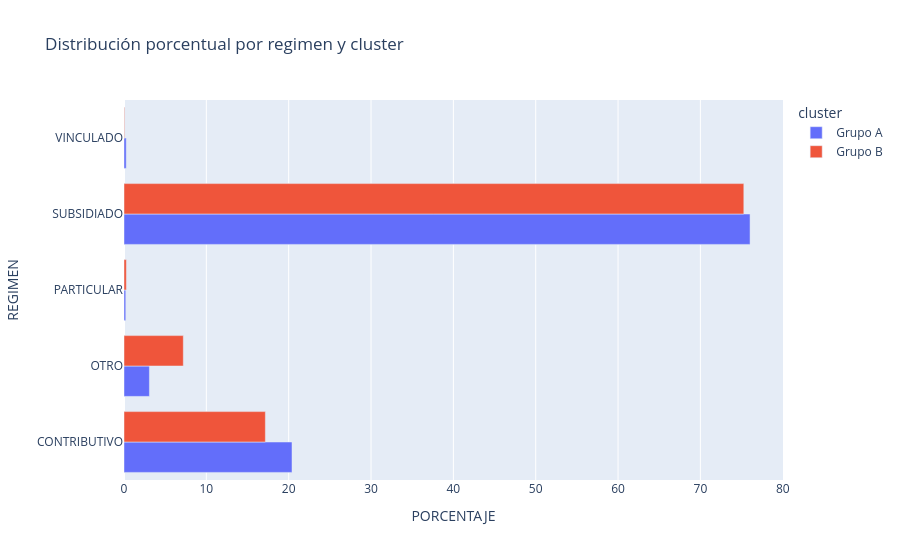

Notebook code cell kept with this figure:
### Code cell
df_regimen = df.groupby(["cluster", "REGIMEN"])["CANTIDAD_CASOS"].sum().reset_index()

df_regimen["PORCENTAJE"] = df_regimen.groupby("cluster")["CANTIDAD_CASOS"]\
    .transform(lambda x: x / x.sum() * 100)


df_diff_regimen = df_regimen.pivot(index="REGIMEN", columns="cluster", values="PORCENTAJE").reset_index()
df_diff_regimen["DIFERENCIA"] = df_diff_regimen["Grupo B"] - df_diff_regimen["Grupo A"]



fig = px.bar(
    df_regimen,
    x="PORCENTAJE",
    y="REGIMEN",
    color="cluster",
    orientation="h",
    barmode="group",
    title="Distribución porcentual por regimen y cluster"
)
fig.show()

### Figure 1 — Plotly figure (JSON) as saved in the notebook; plotly's stock layout.template omitted (floating-point values rounded to 4 significant figures)
{"data": [{"alignmentgroup": "True", "hovertemplate": "cluster=Grupo A<br>PORCENTAJE=%{x}<br>REGIMEN=%{y}<extra></extra>", "legendgroup": "Grupo A", "marker": {"color": "#636efa", "pattern": {"shape": ""}}, "name": "Grupo A", "offsetgroup": "Grupo A", "orientation": "h", "showlegend": true, "textposition": "auto", "type": "bar", "x": [20.4, 3.085, 0.2124, 76.03, 0.2696], "xaxis": "x", "y": ["CONTRIBUTIVO", "OTRO", "PARTICULAR", "SUBSIDIADO", "VINCULADO"], "yaxis": "y"}, {"alignmentgroup": "True", "hovertemplate": "cluster=Grupo B<br>PORCENTAJE=%{x}<br>REGIMEN=%{y}<extra></extra>", "legendgroup": "Grupo B", "marker": {"color": "#EF553B", "pattern": {"shape": ""}}, "name": "Grupo B", "offsetgroup": "Grupo B", "orientation": "h", "showlegend": true, "textposition": "auto", "type": "bar", "x": [17.17, 7.202, 0.2881, 75.27, 0.06722], "xaxis": "x", "y": ["CONTRIBUTIVO", "OTRO", "PARTICULAR", "SUBSIDIADO", "VINCULADO"], "yaxis": "y"}], "layout": {"barmode": "group", "legend": {"title": {"text": "cluster"}, "tracegroupgap": 0}, "title": {"text": "Distribución porcentual por regimen y cluster"}, "xaxis": {"anchor": "y", "domain": [0, 1], "title": {"text": "PORCENTAJE"}}, "yaxis": {"anchor": "x", "domain": [0, 1], "title": {"text": "REGIMEN"}}}}
